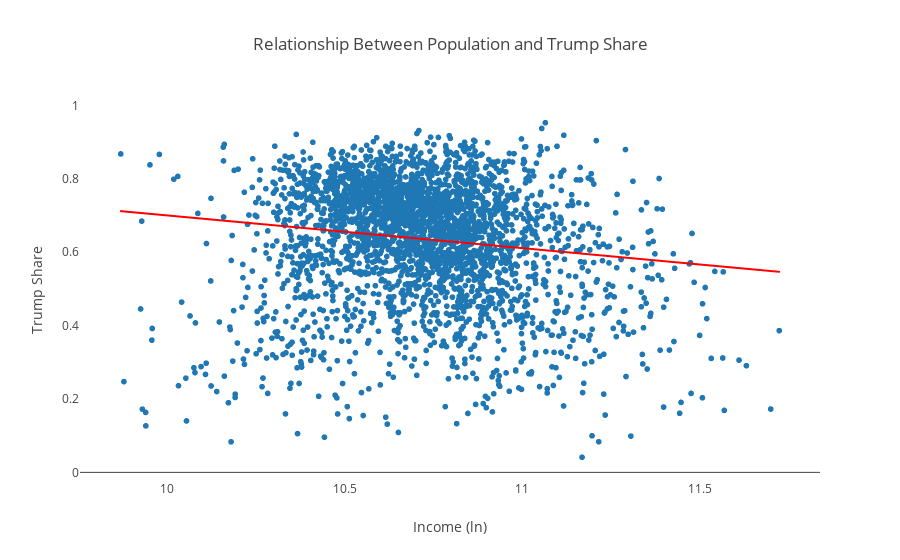

Notebook code cell kept with this figure:
### Markdown cell above
**_We could simply plot the OLS using Plotly trendline function._**

### Code cell
fig = px.scatter(trump, x='Income_ln', y='Trump Share', trendline='ols',
                labels={'Income_ln': 'Income (ln)'},
                title='Relationship Between Population and Trump Share',
                template='none', trendline_color_override='red')
fig.update_xaxes(showgrid=False)
fig.update_yaxes(showgrid=False)
fig.show()

### Figure 1 — Plotly figure (JSON) as saved in the notebook; plotly's stock layout.template omitted (floating-point values rounded to 4 significant figures; data arrays with more than 128 entries replaced by an {"elided": "..."} marker saying what was removed)
{"data": [{"hovertemplate": "Income (ln)=%{x}<br>Trump Share=%{y}<extra></extra>", "legendgroup": "", "marker": {"color": "#1F77B4", "symbol": "circle"}, "mode": "markers", "name": "", "showlegend": false, "type": "scattergl", "x": {"elided": "3112 float values"}, "xaxis": "x", "y": {"elided": "3112 float values"}, "yaxis": "y"}, {"hovertemplate": "<b>OLS trendline</b><br>Trump Share = -0.0891462 * Income_ln + 1.59168<br>R<sup>2</sup>=0.019460<br><br>Income (ln)=%{x}<br>Trump Share=%{y} <b>(trend)</b><extra></extra>", "legendgroup": "", "line": {"color": "red"}, "marker": {"color": "#1F77B4", "symbol": "circle"}, "mode": "lines", "name": "", "showlegend": false, "type": "scattergl", "x": {"elided": "3112 float values"}, "xaxis": "x", "y": {"elided": "3112 float values"}, "yaxis": "y"}], "layout": {"legend": {"tracegroupgap": 0}, "title": {"text": "Relationship Between Population and Trump Share"}, "xaxis": {"anchor": "y", "domain": [0, 1], "showgrid": false, "title": {"text": "Income (ln)"}}, "yaxis": {"anchor": "x", "domain": [0, 1], "showgrid": false, "title": {"text": "Trump Share"}}}}
